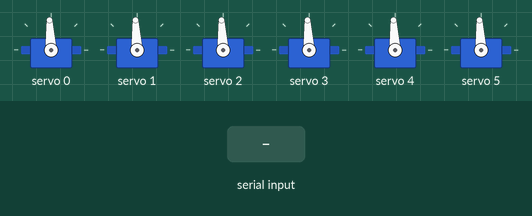
Simulated run of this sketch. Board: Arduino Uno, built with avr-gcc and run on an emulated ATmega328P. Shown: 6 × servo. The inputs (shaded band) are chosen by the test bench.

Above: at 1.2 s.
1.3 s: "90,45\n" received over Serial
At 2.2 s:
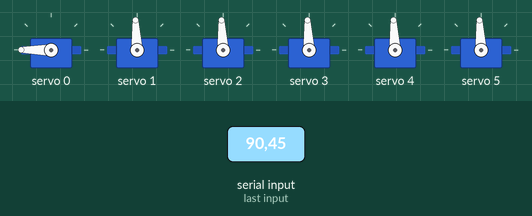
2.8 s: "30,150\n" received over Serial
At 3.4 s:
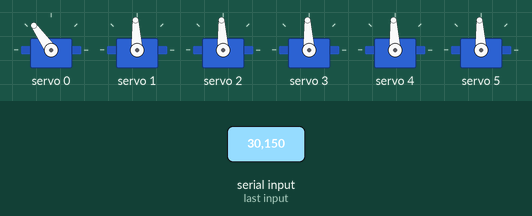
4.3 s: "90\n" received over Serial
At 5.6 s:
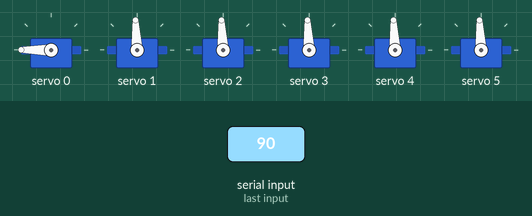
Timing chart, 0 to 7.3 s (numbered marks = the images above; inputs shaded):
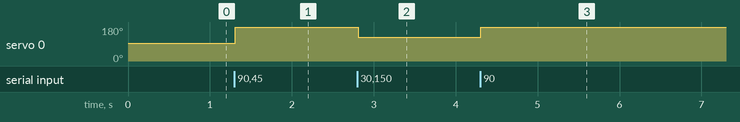

The sketch:

servoctl.ino
```cpp
#include <PCA9685.h>

#define NSERVOS 6
// 110 70 40
// 80
const int SERVO_SIGN[NSERVOS] { 1, 1, -1, -1, 1, 1 };

PCA9685 pwmController;
PCA9685_ServoEval servo;

uint16_t pwms[NSERVOS];

void setup() {
  Serial.begin(9600);
  Wire.begin();

  pwmController.resetDevices();
  pwmController.init();
  pwmController.setPWMFreqServo();

  for (int i=0; i<NSERVOS; i++) {
    pwms[i] = servo.pwmForAngle(0);
  }

  pwmController.setChannelsPWM(0, NSERVOS, pwms);
}

void loop() {
  char buf[128];
  size_t r = Serial.readBytesUntil('\n', buf, 126);
  if (r) {
    buf[r] = ';';
    buf[r + 1] = 0;

    char nbuf[5];
    size_t npos = 0;

    for (int i=0; i<NSERVOS; i++) {
      npos += nextPart(&buf[npos], nbuf, ';');
      pwms[i] = servo.pwmForAngle(atoi(nbuf) * SERVO_SIGN[i]);
    }

    pwmController.setChannelsPWM(0, NSERVOS, pwms);
  }
}

/**
 * Read the next part in a sequence of strings with a delimiter
 *
 * @param string The sequence beginning at the next part, as a null-terminated string
 * @param buf The buffer to which the part is written. Must have space for a null-terminator.
 * @param delimiter The delimiter of the sequence
 * @return The number of bytes read, including the delimiter but excluding the null-terminator (unless it is the delimiter)
 */
size_t nextPart(const char *string, char *buf, char delimiter) {
  size_t i = 0;
  while (string[i] != delimiter && string[i] != 0) {
    buf[i] = string[i];
    i++;
  }
  buf[i] = 0;
  return string[i] == delimiter ? i + 1 : i;
}
```

Measured:
- after the input at 1.3 s, servo 0: 93° → 180° at once
- after the input at 2.8 s, servo 0: 180° → 125° at once
- after the input at 4.3 s, servo 0: 125° → 180° at once
